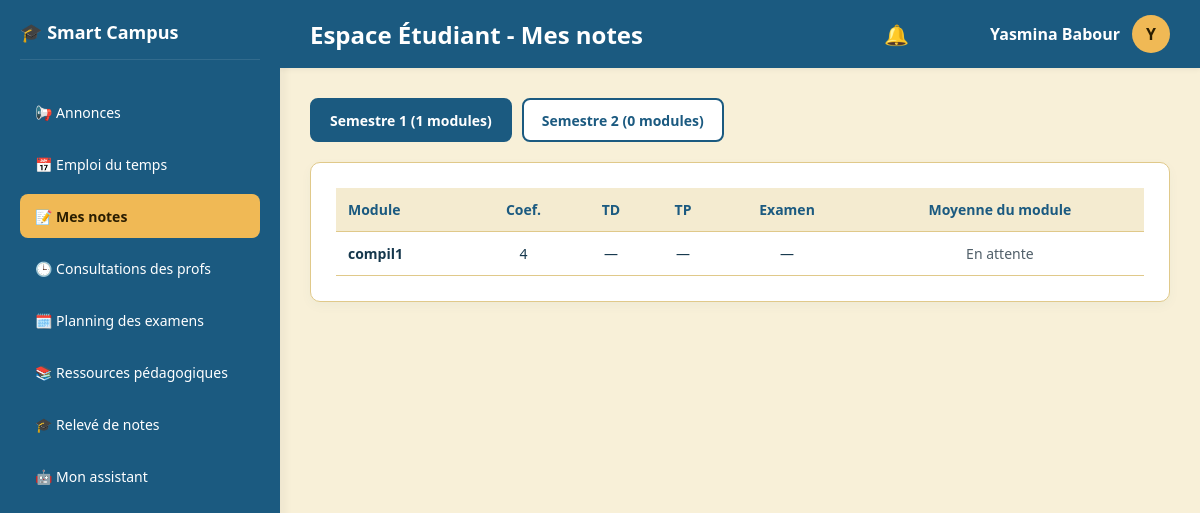
Page /etudiant_notes.php (signed in) on the earlier database version.
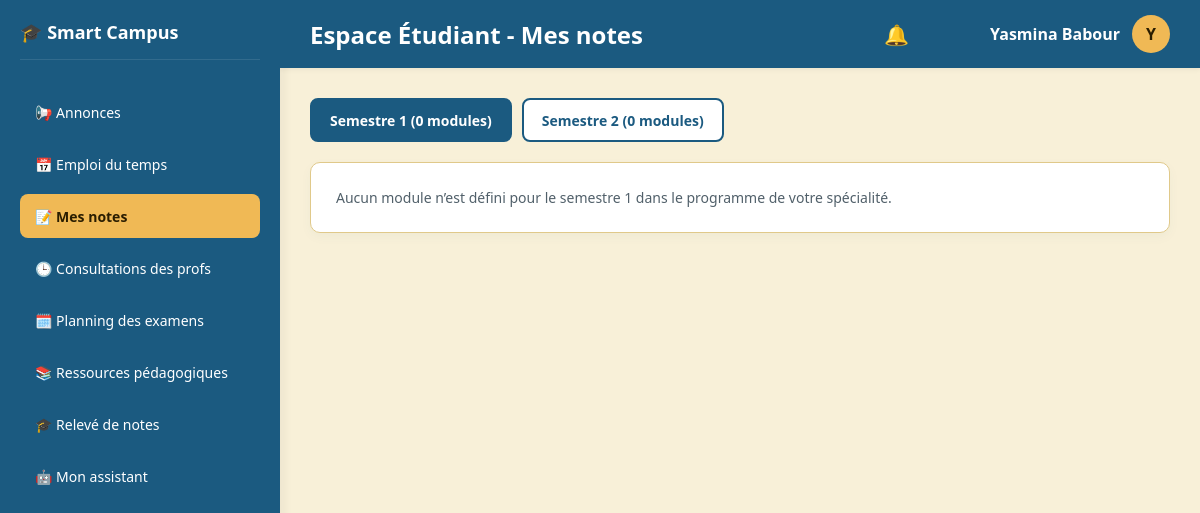
Same page on the later database version.
### tables this page shows
CREATE TABLE `programme` (
  `id_prog` int(11) NOT NULL,
  `id_sp` int(11) NOT NULL,
  `id_mod` int(11) NOT NULL,
  `semestre` tinyint(4) NOT NULL DEFAULT 1,
  `coefficient` decimal(3,1) NOT NULL DEFAULT 1.0
);

CREATE TABLE `module` (
  `id_mod` int(11) NOT NULL,
  `Nom_mod` varchar(100) NOT NULL
);

### etu_functions.php (called while the page is built, shortened)
<?php
function fmt($v): string {
    return ($v === null || $v === '') ? '—' : number_format((float)$v, 2, ',', ' ');
}

### etudiant_notes.php (the view, shortened to what this page needs)
<?php
$page_title  = 'Mes notes';
$page_active = 'etudiant_notes.php';
require 'etu_header.php';
require_once 'etu_functions.php';
$semestre = (($_GET['s'] ?? '1') === '2') ? 2 : 1;
$par_sem = [1 => [], 2 => []];
$error = '';
try {
    $st = $pdo->prepare("SELECT p.semestre, p.coefficient, m.Nom_mod, n.TD, n.TP, n.Exam
                         FROM programme p
                         JOIN module m ON m.id_mod = p.id_mod
                         LEFT JOIN note n ON n.id_Mod = p.id_mod AND n.id_Etud = ?
                         WHERE p.id_sp = ?
                         ORDER BY p.semestre, m.Nom_mod");
    $st->execute([$etu['id_Etu'], $etu['id_sp']]);
    foreach ($st->fetchAll(PDO::FETCH_ASSOC) as $r) {
        [$r['moy'], $r['has_ex']] = moyenne_module($r['TD'], $r['TP'], $r['Exam']);
        $par_sem[(int)$r['semestre']][] = $r;
    }
} catch (PDOException $e) {
    $error = "Impossible de charger vos notes pour le moment. Réessayez plus tard.";
}
$mods = $par_sem[$semestre];
?>
<div class="tabs">
  <a href="etudiant_notes.php?s=1" class="tab <?php echo $semestre === 1 ? 'active' : ''; ?>">Semestre 1 (<?php echo count($par_sem[1]); ?> modules)</a>
  <a href="etudiant_notes.php?s=2" class="tab <?php echo $semestre === 2 ? 'active' : ''; ?>">Semestre 2 (<?php echo count($par_sem[2]); ?> modules)</a>
</div>
<?php if (!$error && empty($mods)): ?>
  <div class="card"><p class="muted">Aucun module n’est défini pour le semestre <?php echo $semestre; ?> dans le programme de votre spécialité.</p></div>
<?php elseif (!$error): ?>
  <div class="card">
    <div class="tbl-wrap">
      <table class="nt">
        <thead><tr><th>Module</th><th>Coef.</th><th>TD</th><th>TP</th><th>Examen</th><th>Moyenne du module</th></tr></thead>
        <tbody>
        <?php foreach ($mods as $m): ?>
          <tr>
            <td><strong><?php echo htmlspecialchars($m['Nom_mod']); ?></strong></td>
            <td><?php echo rtrim(rtrim(number_format((float)$m['coefficient'], 1, ',', ''), '0'), ','); ?></td>
            <td><?php echo fmt($m['TD']); ?></td>
            <td><?php echo fmt($m['TP']); ?></td>
            <td><?php echo fmt($m['Exam']); ?></td>
            <td>
              <?php if ($m['moy'] === null): ?>
                <span class="muted">En attente</span>
              <?php else: ?>
                <span class="moy <?php echo $m['moy'] >= 10 ? 'ok' : 'ko'; ?>"><?php echo $m['moy'] >= 10 ? '' : ''; ?> <?php echo fmt($m['moy']); ?></span>
                <?php if (!$m['has_ex']): ?><span class="pill">Provisoire</span><?php endif; ?>
              <?php endif; ?>
            </td>
          </tr>
        <?php endforeach; ?>
        </tbody>
      </table>
    </div>
  </div>
<?php endif; ?>
<?php require 'etu_footer.php'; ?>

### etu_header.php (shortened to what this page needs)
<?php
$menu = [
    'etudiant_dashboard.php' => '📢 Annonces',
    'etudiant_edt.php'       => '📅 Emploi du temps',
    'etudiant_notes.php'     => '📝 Mes notes',
    'etudiant_consultations.php' => '🕒 Consultations des profs',
    'etudiant_examens.php'   => '🗓️ Planning des examens',
    'etudiant_ressources.php'=> '📚 Ressources pédagogiques',
    'etudiant_releve.php'    => '🎓 Relevé de notes',
    'etudiant_assistant.php' => '🤖 Mon assistant',
];
$page_active = $page_active ?? '';
$page_title  = $page_title ?? 'Espace Étudiant';
?>
<!DOCTYPE html>
<html lang="fr">
<head>
</head>
<body>
<div class="sidebar">
  <div>
    <div class="logo-area">🎓 Smart Campus </div>
    <nav class="menu" aria-label="Menu principal">
      <?php foreach ($menu as $file => $label): ?>
        <a href="<?php echo $file; ?>" class="menu-item <?php echo $file === $page_active ? 'active' : ''; ?>"><?php echo $label; ?></a>
      <?php endforeach; ?>
    </nav>
  </div>
</div>
<div class="main-content">
  <div class="top-navbar">
    <h2>Espace Étudiant - <?php echo htmlspecialchars($page_title); ?></h2>
<div class="notif-menu-container" onclick="toggleNotifMenu(event)" style="position: relative; cursor: pointer; margin-right: -160px;">
    <div style="font-size: 20px; position: relative;">
        🔔
    </div>
</div>
    <div class="user-menu-container" onclick="toggleUserMenu(event)">
      <div class="user-profile">
        <span><strong><?php echo htmlspecialchars(($_SESSION['prenom'] ?? '') . ' ' . ($_SESSION['nom'] ?? '')); ?></strong></span>
        <div class="user-avatar"><?php echo strtoupper(substr($_SESSION['prenom'] ?? 'E', 0, 1)); ?></div>
      </div>
    </div>
  </div>
  <div class="content-body">

Differences in the rows shown:
removed programme: id_mod.Nom_mod "compil1", coefficient "4", TD "—", TP "—", Exam "—"
Other differences:
count($par_sem[1]): "1" → "0"
$semestre: (not shown) → "1"
text no longer shown: "Module Coef. TD TP Examen Moyenne du module"
text now shown: "Aucun module n’est défini pour le semestre dans le programme de votre spécialité."
